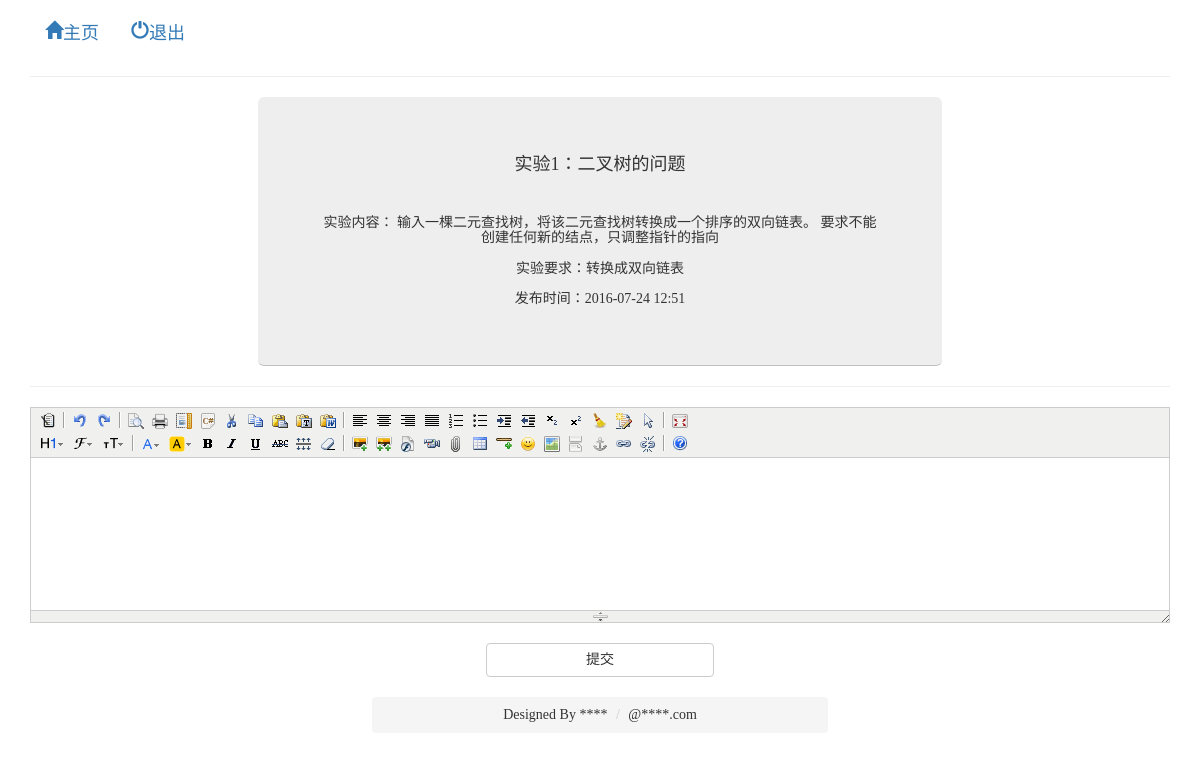
The app's page /Linhua/student1.php?id=1 with its own data.
### tables this page shows
CREATE TABLE IF NOT EXISTS `ex_table` (
  `id` int(10) unsigned NOT NULL AUTO_INCREMENT COMMENT '实验号',
  `ex_name` varchar(50) NOT NULL DEFAULT '' COMMENT '实验名称',
  `ex_content` varchar(500) NOT NULL DEFAULT '' COMMENT '实验内容',
  `ex_request` varchar(250) DEFAULT NULL COMMENT '实验要求',
  `author` varchar(20) DEFAULT NULL COMMENT '发布人',
  `time` int(10) NOT NULL DEFAULT '0' COMMENT '发布时间',
  `ex_check` int(11) DEFAULT '0' COMMENT '是否审核',
  PRIMARY KEY (`id`)
);

### Linhua/student1.php (called while the page is built, shortened)
<?php
include "./include.php";
$id=$_GET['id'];
$sql="SELECT * from ex_table where id='$id'";
$res=mysqli_query($con,$sql);
$new_array=compact('id','name','content','request','stu_name','number','time');
$smarty->assign('con',$new_array);
$smarty->display('student1.html');
?>

### Linhua/templates_c/%%3B^3B2^3B275636%%student1.html.php (the view, shortened to what this page needs)
<!DOCTYPE html>
<html>
	<head>
		<link rel="stylesheet" href="bootstrap-3.3.5-dist/css/bootstrap.css" />
		<link rel="stylesheet" href="another_css/student1.css"/>
	<link rel="stylesheet" href="../../kindeditor-4.1.7/themes/default/default.css" />
	<link rel="stylesheet" href="../../kindeditor-4.1.7/plugins/code/prettify.css" />
	</head>
	<body>
		<div class="container">
			<ul class="nav nav-pills top_nav">
				<li>
					<a href="student.php?name=<?php echo $this->_tpl_vars['con']['stu_name']; ?>
&number=<?php echo $this->_tpl_vars['con']['number']; ?>
"><span class="glyphicon glyphicon-home">主页</span></a>
				</li>
				<li><a href="./main.php"><span class="glyphicon glyphicon-off">退出</span></a></li>
			</ul>
			<hr />
			<div class="jumbotron">
				<h4>实验<?php echo $this->_tpl_vars['con']['id']; ?>
：<?php echo $this->_tpl_vars['con']['name']; ?>
</h4>
				<br />
				<h5>
					实验内容：<?php echo $this->_tpl_vars['con']['content']; ?>
					<br /><br />
					实验要求：<?php echo $this->_tpl_vars['con']['request']; ?>
					<br /><br />
					发布时间：<?php echo $this->_tpl_vars['con']['time']; ?>
				</h5>
			</div>
			<hr />
			<form name="example" action="./student1.php?id=<?php echo $this->_tpl_vars['con']['id']; ?>
&number=<?php echo $this->_tpl_vars['con']['number']; ?>
" method="POST">
		<br />
		<div class="sumit">
		<input type="submit" name="submit" class="btn btn-default" value="提交" />
		</div>
			</form>
			<ul class="breadcrumb">
				<li>Designed By ****</li>
				<li>@****.com</li>
			</ul>
		</div>
	</body>
</html>

### Linhua/another_css/student1.css (style rules this page uses)
body { font-family: "微软雅黑"; }
a { font-size: 18px; }
.top_nav { margin-top: 10px; }
.jumbotron { width: 60%; margin: 0 auto; text-align: center; border-bottom: 1px solid silver; }
.sumit { text-align: center; }
.btn { width: 20%; margin: 0 auto; }
.breadcrumb { width: 40%; margin-left: auto; margin-right: auto; text-align: center; margin-top: 20px; }

### records on screen
ex_table: id "1", ex_name "二叉树的问题", ex_content "输入一棵二元查找树，将该二元查找树转换成一个排序的双向链表。 要求不能创建任何新的结点，只调整指针的指向", ex_request "转换成双向链表"

### other values on screen
$this->_tpl_vars['con']['time'] "2016-07-24 12:51"
